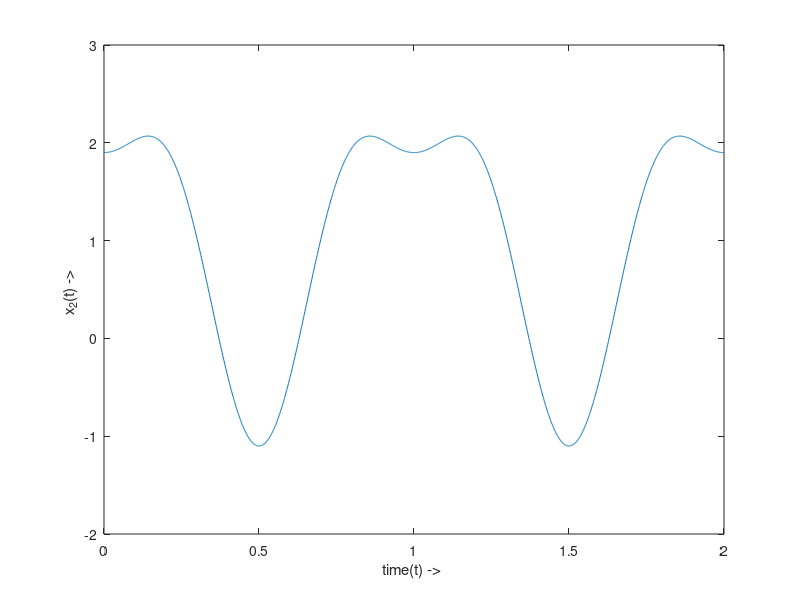

The MATLAB script that drew this image: (Note: this script raises an error after producing the figure.)
% Name = Mohit Akhouri
% Roll no = 19UCC023
% SSC LAB Batch D1 - Monday ( 2-5 pm )

% Code for generating plot of x2(t) = 1 + 1.5cos(2*pi*t) - 0.6cos(4*pi*t)

t = 0 : 0.001 : 2;
x2 = 1 + 1.5*cos(2*pi*t) - 0.6*cos(4*pi*t);
plot(t,x2);
xlabel('time(t) -> ');
ylabel('x_{2}(t) -> ');
title('Mohit Akhouri-19ucc023 - Exercise1\_b','x_{2}(t) = 1 + 1.5cos(2\pit) - 0.6cos(4\pit)');
grid on;